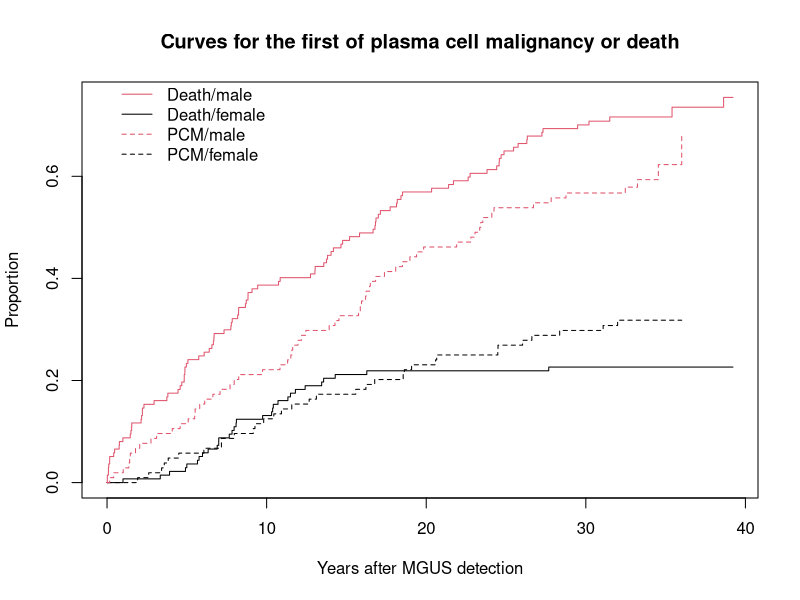

Recreate this plot in R.
library(survival)


### Name: mgus
### Title: Monoclonal gammopathy data
### Aliases: mgus mgus1
### Keywords: datasets survival

### ** Examples

# Create the competing risk curves for time to first of death or PCM
sfit <- survfit(Surv(start, stop, event) ~ sex, mgus1, subset=(enum==1))
print(sfit)  # the order of printout is the order in which they plot

plot(sfit, xscale=365.25, lty=c(2,1,2,1), col=c(1,1,2,2),
     xlab="Years after MGUS detection", ylab="Proportion")
legend(0, .8, c("Death/male", "Death/female", "PCM/male", "PCM/female"),
       lty=c(1,1,2,2), col=c(2,1,2,1), bty='n')

title("Curves for the first of plasma cell malignancy or death")
# The plot shows that males have a higher death rate than females (no
# surprise) but their rates of conversion to PCM are essentially the same.
